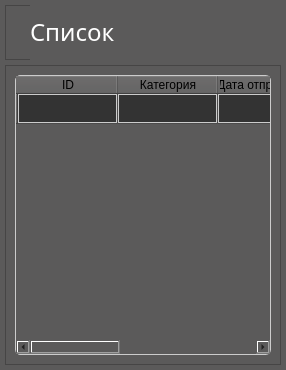
               <widget class="QWidget" name="page_home">
                <property name="styleSheet">
                 <string notr="true">background:rgb(91,90,90);</string>
                </property>
                <layout class="QVBoxLayout" name="verticalLayout_7">
                 <property name="spacing">
                  <number>5</number>
                 </property>
                 <property name="leftMargin">
                  <number>5</number>
                 </property>
                 <property name="topMargin">
                  <number>5</number>
                 </property>
                 <property name="rightMargin">
                  <number>5</number>
                 </property>
                 <property name="bottomMargin">
                  <number>5</number>
                 </property>
                 <item>
                  <widget class="QFrame" name="frame_7">
                   <property name="sizePolicy">
                    <sizepolicy hsizetype="Preferred" vsizetype="Fixed">
                     <horstretch>0</horstretch>
                     <verstretch>0</verstretch>
                    </sizepolicy>
                   </property>
                   <property name="minimumSize">
                    <size>
                     <width>0</width>
                     <height>55</height>
                    </size>
                   </property>
                   <property name="frameShape">
                    <enum>QFrame::StyledPanel</enum>
                   </property>
                   <property name="frameShadow">
                    <enum>QFrame::Raised</enum>
                   </property>
                   <widget class="QLabel" name="lab_bug_title">
                    <property name="geometry">
                     <rect>
                      <x>25</x>
                      <y>0</y>
                      <width>810</width>
                      <height>55</height>
                     </rect>
                    </property>
                    <property name="minimumSize">
                     <size>
                      <width>0</width>
                      <height>55</height>
                     </size>
                    </property>
                    <property name="maximumSize">
                     <size>
                      <width>16777215</width>
                      <height>55</height>
                     </size>
                    </property>
                    <property name="font">
                     <font>
                      <family>Segoe UI Semilight</family>
                      <pointsize>24</pointsize>
                     </font>
                    </property>
                    <property name="styleSheet">
                     <string notr="true">color:rgb(255,255,255);</string>
                    </property>
                    <property name="text">
                     <string>&lt;html&gt;&lt;head/&gt;&lt;body&gt;&lt;p&gt;&lt;span style=&quot; font-size:18pt; color:#ffffff;&quot;&gt;Список&lt;/span&gt;&lt;/p&gt;&lt;/body&gt;&lt;/html&gt;</string>
                    </property>
                   </widget>
                  </widget>
                 </item>
                 <item>
                  <widget class="QFrame" name="frame_9">
                   <property name="sizePolicy">
                    <sizepolicy hsizetype="Preferred" vsizetype="Preferred">
                     <horstretch>0</horstretch>
                     <verstretch>0</verstretch>
                    </sizepolicy>
                   </property>
                   <property name="minimumSize">
                    <size>
                     <width>0</width>
                     <height>300</height>
                    </size>
                   </property>
                   <property name="frameShape">
                    <enum>QFrame::StyledPanel</enum>
                   </property>
                   <property name="frameShadow">
                    <enum>QFrame::Raised</enum>
                   </property>
                   <layout class="QHBoxLayout" name="horizontalLayout_30">
                    <item>
                     <widget class="QTableWidget" name="cargolist_table_widget">
                      <property name="styleSheet">
                       <string notr="true">QTableWidget {
	border: 1px solid #cccccc;
	border-radius: 5px;
}

QTableWidget::item {
	border: 1px solid #cccccc;
	background-color: rgb(51, 51, 51);
	color: rgb(255, 255, 255);
}
</string>
                      </property>
                      <attribute name="horizontalHeaderMinimumSectionSize">
                       <number>100</number>
                      </attribute>
                      <row>
                       <property name="text">
                        <string/>
                       </property>
                      </row>
                      <column>
                       <property name="text">
                        <string>ID</string>
                       </property>
                      </column>
                      <column>
                       <property name="text">
                        <string>Категория</string>
                       </property>
                      </column>
                      <column>
                       <property name="text">
                        <string>Дата отправления</string>
                       </property>
                      </column>
                      <column>
                       <property name="text">
                        <string>Дата прибытия</string>
                       </property>
                      </column>
                      <column>
                       <property name="text">
                        <string>Пункт назначения</string>
                       </property>
                      </column>
                     </widget>
                    </item>
                   </layout>
                  </widget>
                 </item>
                </layout>
               </widget>
